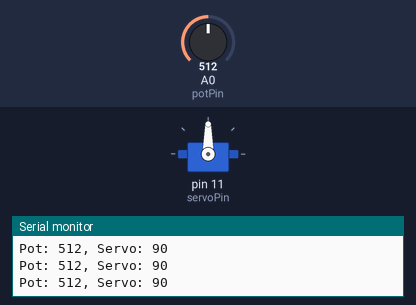
Simulated run of this sketch. Board: Arduino Uno, built with avr-gcc and run on an emulated ATmega328P. Shown: servo, the last lines printed to the serial monitor. Inputs (shaded band) come from the test bench; at power-on: A0 (potPin) = 512.

Above: at 1.2 s.
1.3 s: A0 (potPin) set to 107
At 1.9 s:
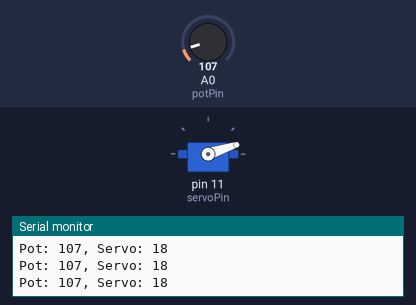
2.8 s: A0 (potPin) set to 95
At 3.2 s:
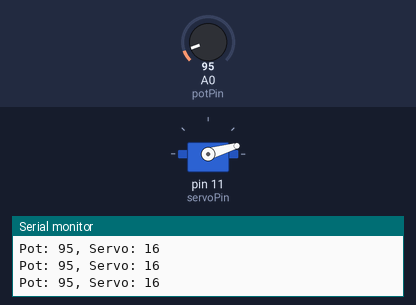
5.8 s: A0 (potPin) set to 716
At 6.6 s:
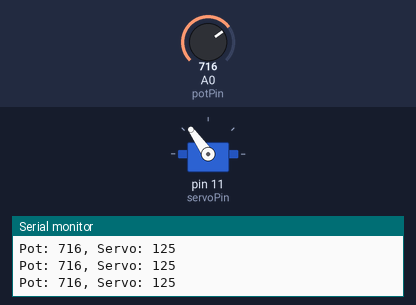
7.3 s: A0 (potPin) set to 982
At 8.2 s:
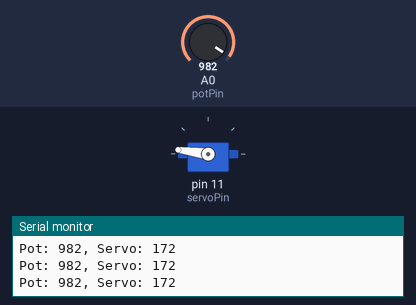
8.8 s: A0 (potPin) set to 1010
At 10.1 s:
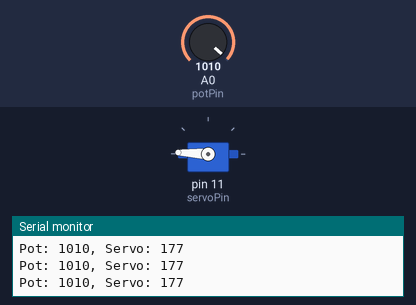
11.8 s: A0 (potPin) set to 1023
At 12.9 s:
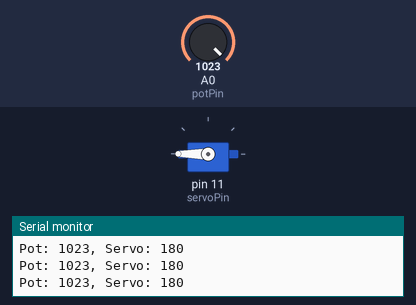
Timing chart, 0 to 14.3 s (numbered marks = the images above; inputs shaded):
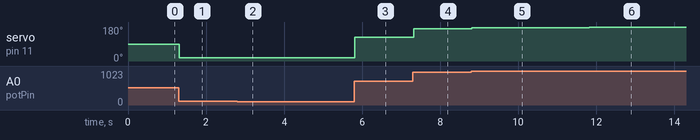

Measured:
- after the input at 1.3 s, servo on pin 11 (servoPin): 90° → 18° at once
- after the input at 2.8 s, servo on pin 11 (servoPin): 18° → 16° at once
- after the input at 5.8 s, servo on pin 11 (servoPin): 16° → 125° at once
- after the input at 7.3 s, servo on pin 11 (servoPin): 125° → 172° at once
- after the input at 8.8 s, servo on pin 11 (servoPin): 172° → 177° at once
- after the input at 11.8 s, servo on pin 11 (servoPin): 177° → 180° at once

The sketch:

Servo_Tune.ino.ino
```cpp
/*

 ServoTune
 Language: Arduino
 Author: Michael Naish
 Date: 15/01/26

 Allows a servo position to be controlled by a pot. The pot value and servo angle can be read
 via the serial monitor. Useful for determining values that correspond to servo limits.

 Rev 1 - Initial version

 */

#include <Servo.h>

Servo theServo;

int potPin = A0;                      // analog pin used to connect the potentiometer
int servoPin = 11;                   // pin that servo is connected to
int val;                             // input variable

void setup()
{
   Serial.begin(9600);
   theServo.attach(servoPin);        // attaches the servo to the servo object
   pinMode(potPin, INPUT);
}

void loop()
{
   val = analogRead(potPin);         // reads the value of the potentiometer (value between 0 and 1023)
   Serial.print("Pot: ");
   Serial.print(val);
   val = map(val, 0, 1023, 0, 180);  // scale it to use it with the servo (value between 0 and 180)
   Serial.print(", Servo: ");
   Serial.println(val);
   theServo.write(val);              // sets the servo position according to the scaled value
   delay(15);                        // wait for the servo to reach set position
}
```
